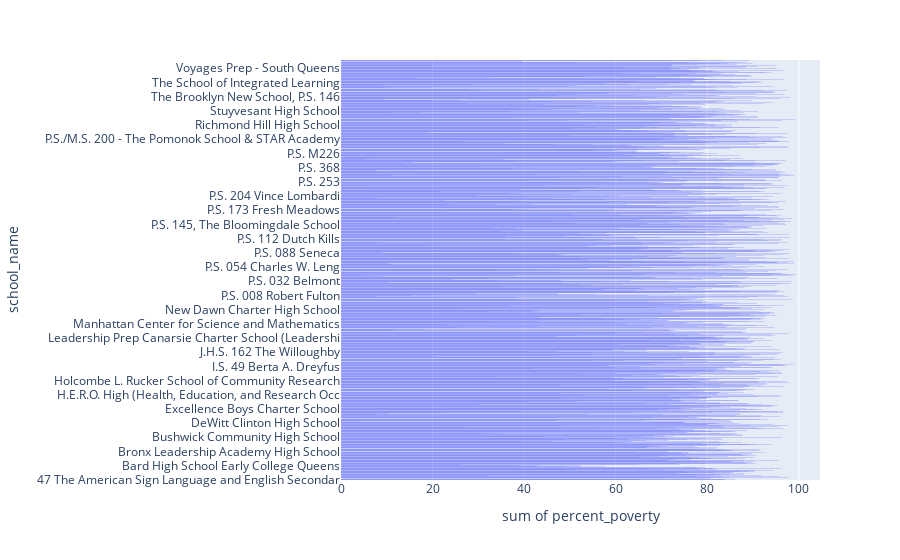

This figure's notebook cell:
### Markdown cell above
#### Task 2D. Create a histogram to view the distribution of the percentage of students whose families fall below the poverty line in NYC public high schools.
<span style='background-color: rgba(138, 43, 226, 0.4); padding: 0.2em 0.4em; border-radius: 4px;'>**Hint:** For this one, you'll need to use the `percent_poverty` column of your DataFrame. </span>

### Code cell
# Plot the data showing the % of students whose families are below the poverty line in schools
px.histogram(schools, x = 'percent_poverty', y = 'school_name')

### Figure 1 — Plotly figure (JSON) as saved in the notebook; plotly's stock layout.template omitted (floating-point values rounded to 4 significant figures; data arrays with more than 128 entries replaced by an {"elided": "..."} marker saying what was removed)
{"data": [{"alignmentgroup": "True", "bingroup": "y", "histfunc": "sum", "hovertemplate": "sum of percent_poverty=%{x}<br>school_name=%{y}<extra></extra>", "legendgroup": "", "marker": {"color": "#636efa", "pattern": {"shape": ""}}, "name": "", "offsetgroup": "", "orientation": "h", "showlegend": false, "type": "histogram", "x": {"elided": "1834 float values"}, "xaxis": "x", "y": {"elided": "1834 str values"}, "yaxis": "y"}], "layout": {"autosize": true, "barmode": "relative", "legend": {"tracegroupgap": 0}, "margin": {"t": 60}, "xaxis": {"anchor": "y", "autorange": true, "domain": [0, 1], "range": [0, 104.6], "title": {"text": "sum of percent_poverty"}, "type": "linear"}, "yaxis": {"anchor": "x", "autorange": true, "domain": [0, 1], "range": [-0.5, 1834.0], "title": {"text": "school_name"}, "type": "category"}}}
